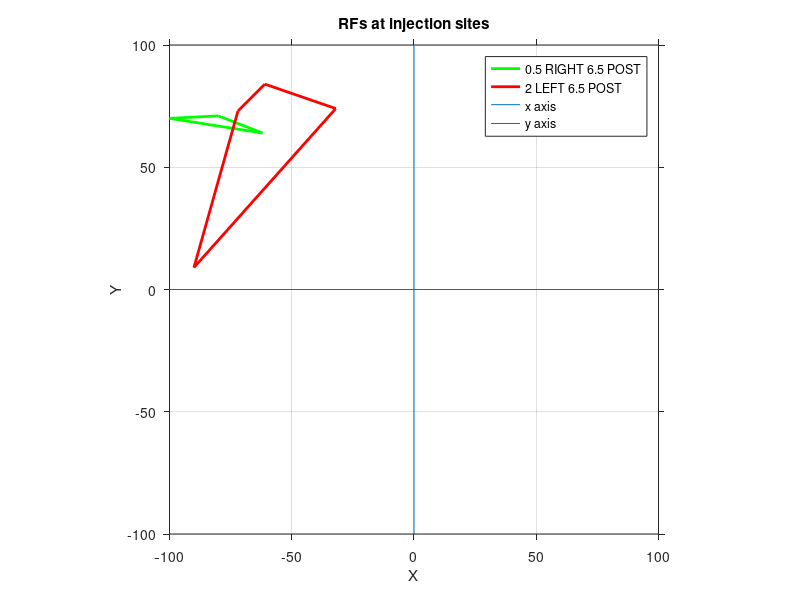

This figure's MATLAB source:
% probable RFs with virus expression
% Author - Abhishek De, 10/18
clearvars; close all;
RFsite1 = [-80 71; -85 68; -100 70; -62 64]; % drive coordinates 0.5 RIGHT 6.5 POST
RFsite2 = [-90 9; -61 84; -72 73; -55 76; -32 74]; % drive coordinates 2 LEFT 6.5 POST
K1 = convhull(RFsite1(:,1),RFsite1(:,2));
K2 = convhull(RFsite2(:,1),RFsite2(:,2));
figure(1); plot(RFsite1(K1,1),RFsite1(K1,2),'g-','Linewidth',2); hold on;
plot(RFsite2(K2,1),RFsite2(K2,2),'r-','Linewidth',2);
set(gca,'TickDir','out','Xlim',[-100 100],'Ylim',[-100 100]); 
line([-100 100],[0 0]); line([0 0],[-100 100]); legend('0.5 RIGHT 6.5 POST','2 LEFT 6.5 POST','x axis','y axis'); 
xlabel('X'); ylabel('Y'); title('RFs at injection sites');axis square; grid on; hold off;
